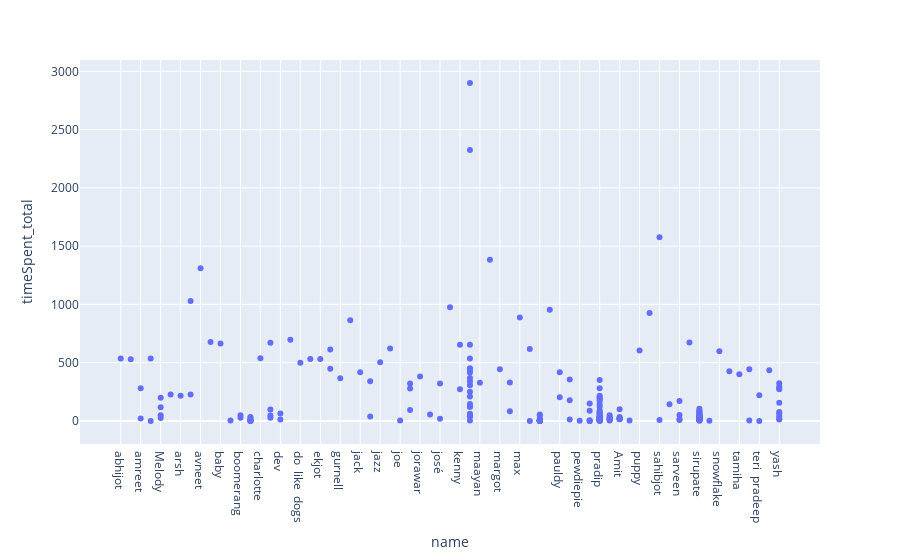

Source (notebook cell):
### Code cell
px.scatter(df, x=df["name"], y=df["timeSpent_total"])

### Figure 1 — Plotly figure (JSON) as saved in the notebook; plotly's stock layout.template omitted (floating-point values rounded to 4 significant figures; data arrays with more than 128 entries replaced by an {"elided": "..."} marker saying what was removed)
{"data": [{"hovertemplate": "name=%{x}<br>timeSpent_total=%{y}<extra></extra>", "legendgroup": "", "marker": {"color": "#636efa", "symbol": "circle"}, "mode": "markers", "name": "", "orientation": "v", "showlegend": false, "type": "scatter", "x": {"elided": "236 str values"}, "xaxis": "x", "y": {"elided": "236 float values"}, "yaxis": "y"}], "layout": {"legend": {"tracegroupgap": 0}, "margin": {"t": 60}, "xaxis": {"anchor": "y", "domain": [0, 1], "title": {"text": "name"}}, "yaxis": {"anchor": "x", "domain": [0, 1], "title": {"text": "timeSpent_total"}}}}
